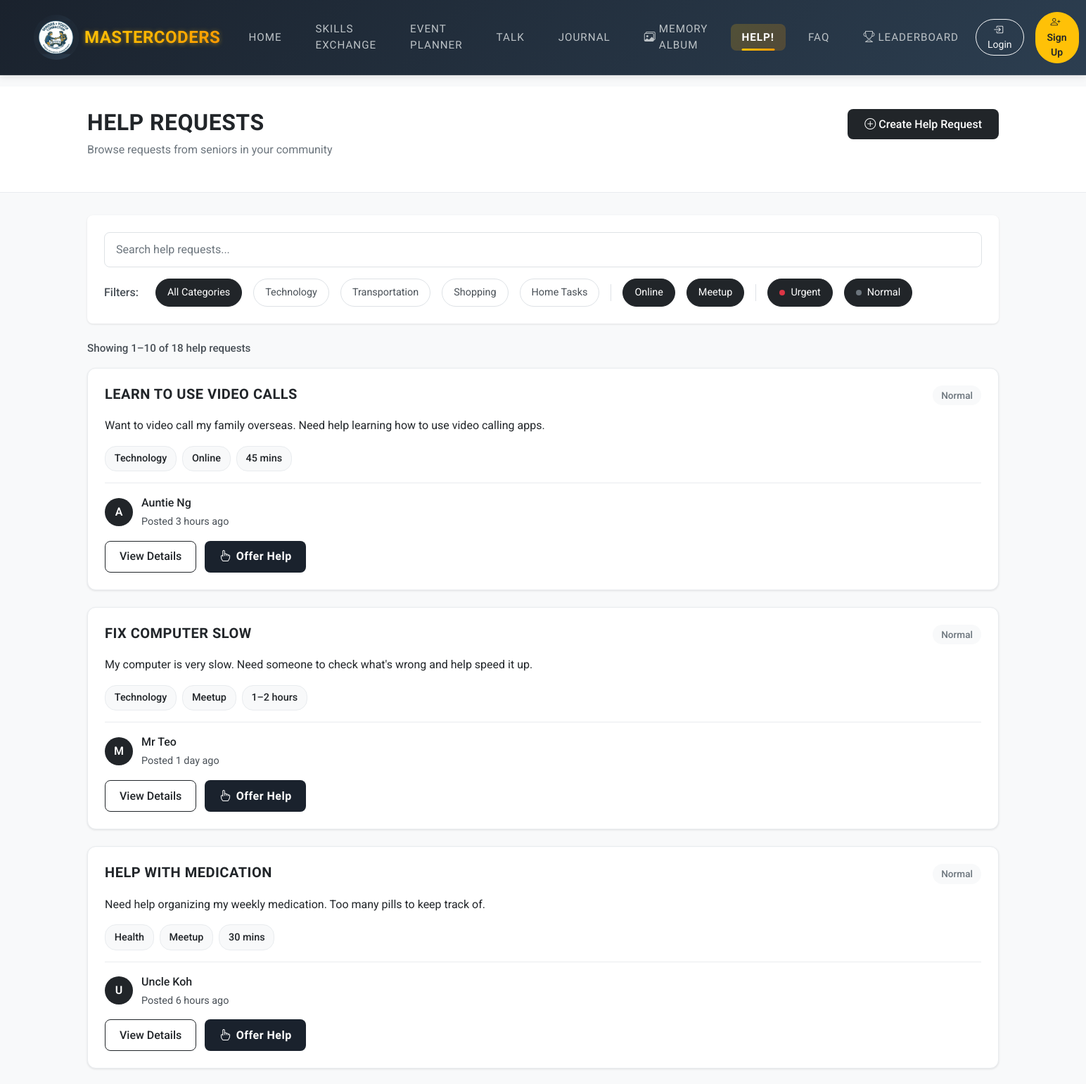
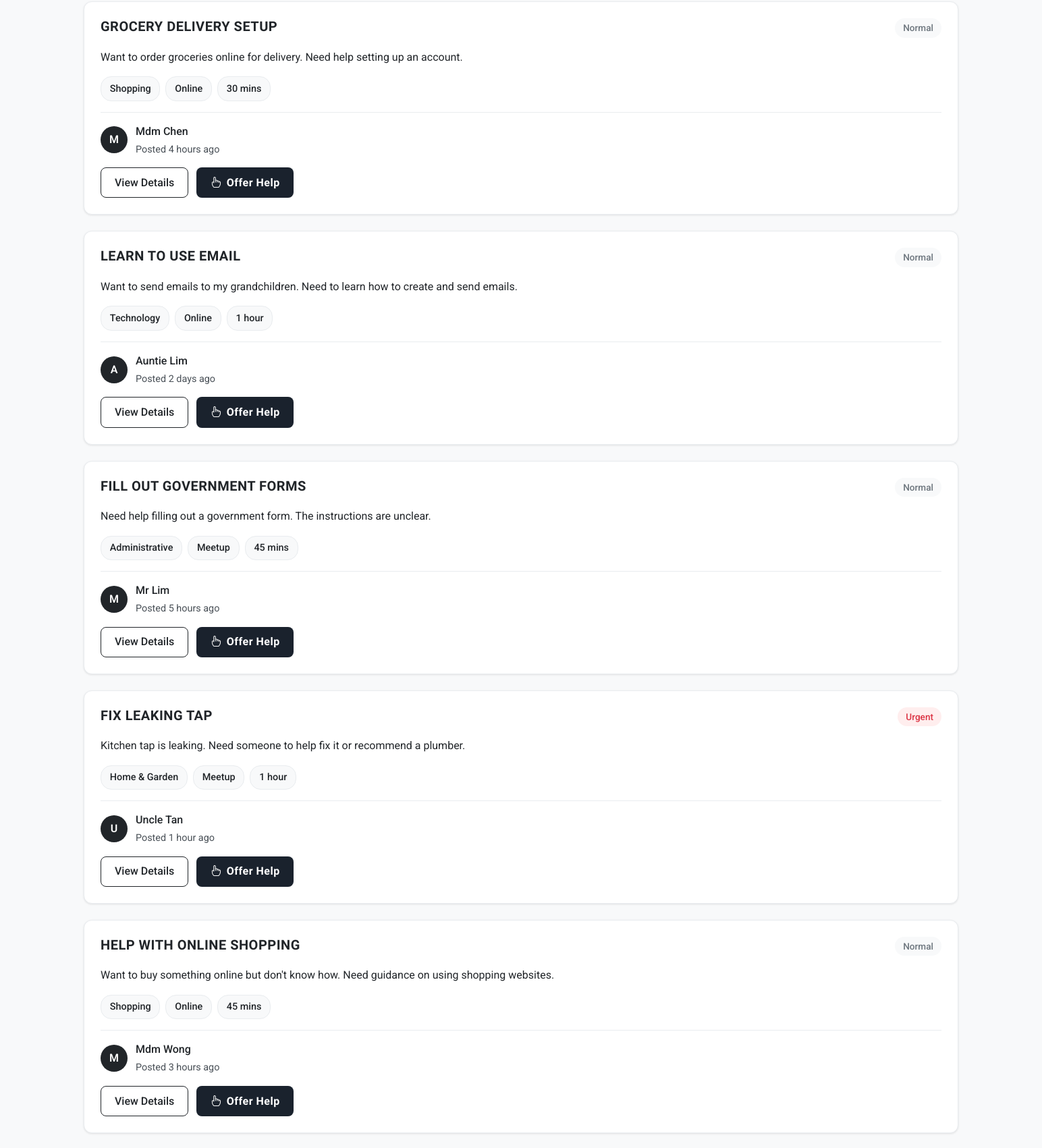
/help (upper part), run on the app's committed database (2 pictures, top to bottom).
### tables this page shows
CREATE TABLE help_requests (
            id INTEGER PRIMARY KEY AUTOINCREMENT,
            title TEXT NOT NULL,
            description TEXT NOT NULL,
            category TEXT,
            preferred_help_method TEXT,
            mode TEXT,
            time_needed TEXT,
            urgency TEXT,
            posted_by TEXT,
            time_ago TEXT,
            status TEXT DEFAULT 'Open'
        , user_id INTEGER, accepted_offer_id INTEGER);

### app.py (the view)
@app.route('/help')
def help_requests():
    search_query = request.args.get("q", "").strip()
    category_filter = request.args.get("category", "").strip()
    conn = sqlite3.connect(os.path.join(basedir, "project.db"))
    conn.row_factory = sqlite3.Row
    cursor = conn.cursor()
    where_conditions = []
    params = []
    if search_query:
        where_conditions.append("(title LIKE ? OR description LIKE ?)")
        search_pattern = f"%{search_query}%"
        params.extend([search_pattern, search_pattern])
    if category_filter:
        where_conditions.append("category = ?")
        params.append(category_filter)
    where_clause = " AND ".join(where_conditions) if where_conditions else "1=1"
    query = f"SELECT * FROM help_requests WHERE {where_clause} ORDER BY id DESC"
    cursor.execute(query, params)
    requests = cursor.fetchall()
    processed_requests = []
    for req in requests:
        req_dict = dict(req)
        req_dict['mode'] = req_dict.get('preferred_help_method', '')
        req_dict['urgency'] = req_dict.get('urgency', 'Normal')
        req_dict['posted_by'] = req_dict.get('posted_by', 'Community Member')
        req_dict['time_ago'] = req_dict.get('time_ago', 'recently')
        req_dict['time_needed'] = req_dict.get('time_needed', '')
        processed_requests.append(req_dict)
    conn.close()
    return render_template("help_requests.html", help_requests=processed_requests)

### app.py (called while the page is built)
def get_logged_in_user():
    if 'user_id' in session:
        user = User.query.get(session['user_id'])
        if user is None:
            session.clear()
            return None
        return user
    return None

@app.context_processor
def inject_auth():
    user = get_logged_in_user()
    profile = get_logged_in_profile() if user else None
    notification_count = get_unread_notification_count(user.id) if user else 0
    current_name_style = (profile.name_style or 'default') if profile else 'default'
    return dict(
        current_user=user, current_profile=profile, notification_count=notification_count,
        current_name_style=current_name_style, get_name_style=get_name_style_for_user
    )

### templates/help_requests.html (shortened to what this page needs)
{% extends "base.html" %}
{% block content %}
<link rel="stylesheet" href="https://cdn.jsdelivr.net/npm/bootstrap-icons@1.11.0/font/bootstrap-icons.css">
{% set requests = help_requests if help_requests is defined else [] %}
{% set include_resolved = request.args.get('include_resolved') == '1' %}
<div class="page-header">
    <div class="container">
        <div class="d-flex justify-content-between align-items-start">
            <div>
                <h1 class="page-title">Help Requests</h1>
                <p class="page-subtitle">Browse requests from seniors in your community</p>
            </div>
            <a href="{{ url_for('create_help') }}" class="create-btn">
                <i class="bi bi-plus-circle"></i> Create Help Request
            </a>
        </div>
    </div>
</div>
<div class="container">
    <div class="search-section">
        <input type="text" class="search-input" id="searchInput" placeholder="Search help requests...">
        <div class="filters-row">
            <span class="filter-label">Filters:</span>
            <a href="#" class="filter-pill active" data-filter="category" data-value="">All Categories</a>
            <a href="#" class="filter-pill" data-filter="category" data-value="Technology">Technology</a>
            <a href="#" class="filter-pill" data-filter="category" data-value="Transportation">Transportation</a>
            <a href="#" class="filter-pill" data-filter="category" data-value="Shopping">Shopping</a>
            <a href="#" class="filter-pill" data-filter="category" data-value="Home Tasks">Home Tasks</a>
            <a href="#" class="filter-pill active" data-filter="mode" data-value="Online">Online</a>
            <a href="#" class="filter-pill active" data-filter="mode" data-value="Meetup">Meetup</a>
            <a href="#" class="filter-pill active" data-filter="urgency" data-value="Urgent">
                <span class="urgency-dot urgent"></span>Urgent
            </a>
            <a href="#" class="filter-pill active" data-filter="urgency" data-value="Normal">
                <span class="urgency-dot normal"></span>Normal
            </a>
        </div>
    </div>
    <div id="request-count" class="request-count"></div>
    <div id="requestsContainer">
        {% for req in requests %}
        {% if (req.status or '') != 'Resolved' %}
        <div class="request-card"
             data-category="{{ req.category }}"
             data-mode="{{ 'Meetup' if req.preferred_help_method == 'Meetup' else 'Online' }}"
             data-urgency="{{ req.urgency }}"
             data-title="{{ req.title|lower }}"
             data-description="{{ req.description|lower }}">
            <div class="card-header-row">
                <h3 class="card-title">{{ req.title }}</h3>
                <span class="urgency-badge {{ (req.urgency or 'normal')|lower }}">{{ req.urgency or 'Normal' }}</span>
            </div>
            <p class="card-description">{{ req.description }}</p>
            <div class="card-pills">
                <span class="info-pill">{{ req.category }}</span>
                <span class="info-pill">{% if req.preferred_help_method == 'Meetup' %}Meetup{% else %}Online{% endif %}</span>
                <span class="info-pill">{{ req.time_needed }}</span>
            </div>
            <div class="profile-row">
                <div class="avatar">{{ req.posted_by[0] }}</div>
                <div class="profile-info">
                    <div class="profile-name">{{ req.posted_by }}</div>
                    <div class="profile-time">Posted {{ req.time_ago }}</div>
                </div>
            </div>
            <div class="card-actions">
                <button class="btn-outline view-details-btn" data-request-id="{{ req.id }}">View Details</button>
                <a href="{{ url_for('help_detail', request_id=req.id) }}" class="btn-dark offer-help-btn" data-request-id="{{ req.id }}">
                    <i class="bi bi-hand-index"></i> Offer Help
                </a>
            </div>
        </div>
        {% endif %}
        {% endfor %}
    </div>
</div>
{% endblock %}

### static/css/styles.css (style rules this page uses)
html { scroll-behavior: smooth; }
body { background-color: #1a222d; color: #f0f0f0; font-family: 'Roboto', sans-serif; min-height: 100vh; display: flex; flex-direction: column; }
h1, h2, h3, h4, h5, .brand-text, .nav-link { font-family: 'Oswald', sans-serif; text-transform: uppercase; letter-spacing: 1px; }
:root { --theme-dark: #1a222d; --theme-darker: #11161d; --theme-accent: #ffc107; --theme-accent-alt: #ff9800; --theme-light-text: #f0f0f0; --theme-muted: #6c757d; --theme-card-text: #1a222d; --theme-font-heading: 'Oswald', sans-serif; --theme-font-body: 'Roboto', sans-serif; }
h1, h2, h3, h4, h5, h6, .font-oswald, .card-title, .page-title, .modal-title, .event-form-page h1, .event-form-page h2, .event-form-page h3, .events-page h1, .events-page h2, .events-page h3, .events-page h4, .side-card-title, .form-section-title, .request-title { font-family: var(--theme-font-heading) !important; font-weight: 600 !important; letter-spacing: 0.5px; }
p, span, label, li, td, th, .form-label, .form-control, .form-select, textarea, .card-text, .modal-body, .request-desc, .request-meta, .event-form-page, .events-page, .detail-page, .journal-page, .faq-page, .create-form-wrapper { font-family: var(--theme-font-body) !important; }
input, select, textarea, .form-control, .form-select { font-family: var(--theme-font-body) !important; color: var(--theme-card-text) !important; background-color: #ffffff !important; }
input::placeholder, textarea::placeholder { color: var(--theme-muted) !important; }
.btn-dark, .btn-primary, .btn-resolve, .btn-submit, .btn-accept, .btn-dark i, .btn-primary i, .btn-resolve i, .btn-submit i, .btn-accept i { color: #ffffff !important; font-family: var(--theme-font-heading) !important; font-weight: 600 !important; letter-spacing: 0.5px; }
.btn-dark, .btn-primary { background-color: #1a222d !important; border-color: #1a222d !important; }

### data on the page
help_requests: title "LEARN TO USE VIDEO CALLS", urgency "Normal", description "Want to video call my family overseas. Need help learning how to use video calling apps.", category "Technology", preferred_help_method "Online", time_needed "45 mins", posted_by "A", posted_by "Auntie Ng", time_ago "3 hours ago"
help_requests: title "FIX COMPUTER SLOW", urgency "Normal", description "My computer is very slow. Need someone to check what's wrong and help speed it up.", category "Technology", preferred_help_method "Meetup", time_needed "1–2 hours", posted_by "M", posted_by "Mr Teo", time_ago "1 day ago"
help_requests: title "HELP WITH MEDICATION", urgency "Normal", description "Need help organizing my weekly medication. Too many pills to keep track of.", category "Health", preferred_help_method "Meetup", time_needed "30 mins", posted_by "U", posted_by "Uncle Koh", time_ago "6 hours ago"
help_requests: title "GROCERY DELIVERY SETUP", urgency "Normal", description "Want to order groceries online for delivery. Need help setting up an account.", category "Shopping", preferred_help_method "Online", time_needed "30 mins", posted_by "M", posted_by "Mdm Chen", time_ago "4 hours ago"
help_requests: title "LEARN TO USE EMAIL", urgency "Normal", description "Want to send emails to my grandchildren. Need to learn how to create and send emails.", category "Technology", preferred_help_method "Online", time_needed "1 hour", posted_by "A", posted_by "Auntie Lim", time_ago "2 days ago"
help_requests: title "FILL OUT GOVERNMENT FORMS", urgency "Normal", description "Need help filling out a government form. The instructions are unclear.", category "Administrative", preferred_help_method "Meetup", time_needed "45 mins", posted_by "M", posted_by "Mr Lim", time_ago "5 hours ago"
help_requests: title "FIX LEAKING TAP", urgency "Urgent", description "Kitchen tap is leaking. Need someone to help fix it or recommend a plumber.", category "Home & Garden", preferred_help_method "Meetup", time_needed "1 hour", posted_by "U", posted_by "Uncle Tan", time_ago "1 hour ago"
help_requests: title "HELP WITH ONLINE SHOPPING", urgency "Normal", description "Want to buy something online but don't know how. Need guidance on using shopping websites.", category "Shopping", preferred_help_method "Online", time_needed "45 mins", posted_by "M", posted_by "Mdm Wong", time_ago "3 hours ago"
